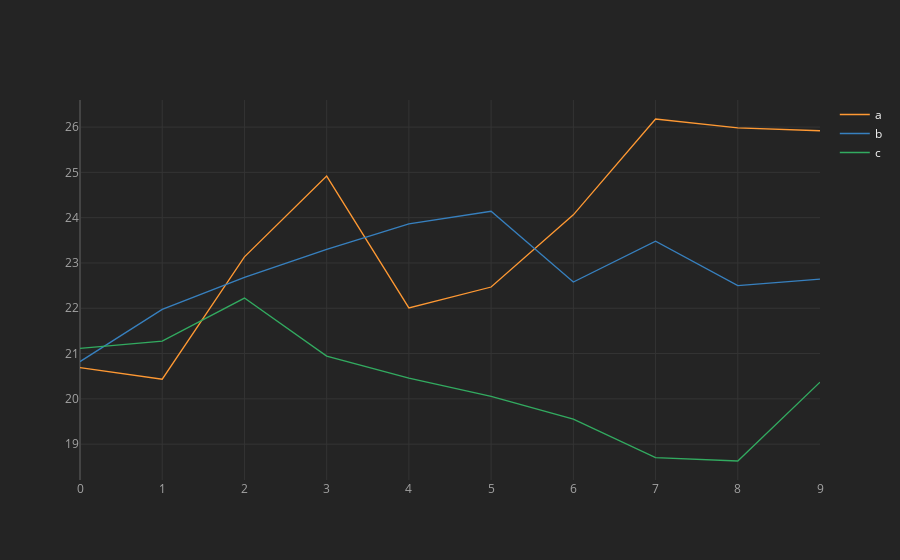

The code cell stored with this chart in its notebook:
### Code cell
df.iplot()

### Figure 1 — Plotly figure (JSON) as saved in the notebook; plotly's stock layout.template omitted (floating-point values rounded to 4 significant figures)
{"data": [{"line": {"color": "rgba(255, 153, 51, 1.0)", "dash": "solid", "shape": "linear", "width": 1.3}, "mode": "lines", "name": "a", "text": "", "type": "scatter", "x": [0, 1, 2, 3, 4, 5, 6, 7, 8, 9], "y": [20.69, 20.43, 23.14, 24.92, 22.01, 22.47, 24.06, 26.18, 25.98, 25.92]}, {"line": {"color": "rgba(55, 128, 191, 1.0)", "dash": "solid", "shape": "linear", "width": 1.3}, "mode": "lines", "name": "b", "text": "", "type": "scatter", "x": [0, 1, 2, 3, 4, 5, 6, 7, 8, 9], "y": [20.82, 21.97, 22.68, 23.3, 23.86, 24.14, 22.58, 23.48, 22.5, 22.64]}, {"line": {"color": "rgba(50, 171, 96, 1.0)", "dash": "solid", "shape": "linear", "width": 1.3}, "mode": "lines", "name": "c", "text": "", "type": "scatter", "x": [0, 1, 2, 3, 4, 5, 6, 7, 8, 9], "y": [21.12, 21.27, 22.22, 20.94, 20.46, 20.06, 19.55, 18.7, 18.63, 20.37]}], "layout": {"legend": {"bgcolor": "#242424", "font": {"color": "#F4F4F4"}}, "paper_bgcolor": "#242424", "plot_bgcolor": "#242424", "title": {"font": {"color": "#F4F4F4"}}, "xaxis": {"gridcolor": "#343434", "showgrid": true, "tickfont": {"color": "#A4A4A4"}, "title": {"font": {"color": "#A4A4A4"}, "text": ""}, "zerolinecolor": "#444444"}, "yaxis": {"gridcolor": "#343434", "showgrid": true, "tickfont": {"color": "#A4A4A4"}, "title": {"font": {"color": "#A4A4A4"}, "text": ""}, "zerolinecolor": "#444444"}}}
